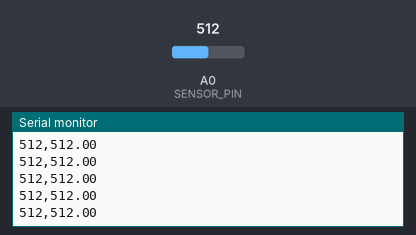
Simulated run of this sketch. Board: Arduino Uno, built with avr-gcc and run on an emulated ATmega328P. Shown: the last lines printed to the serial monitor. The test bench sets the inputs (shaded band); at power-on: A0 (SENSOR_PIN) = 512.

Above: at 2.7 s.
2.8 s: A0 (SENSOR_PIN) set to 992
At 2.86 s:
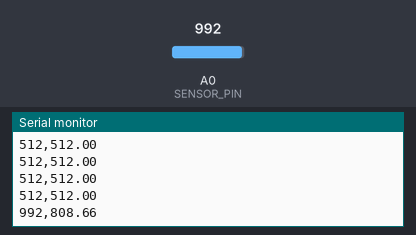
4.3 s: A0 (SENSOR_PIN) set to 1007
At 4.33 s:
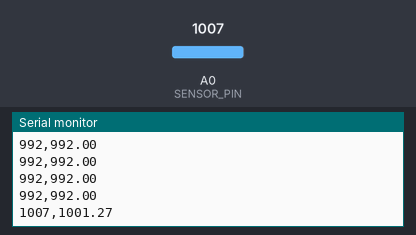
Timing chart, 0 to 7.3 s (numbered marks = the images above; inputs shaded):
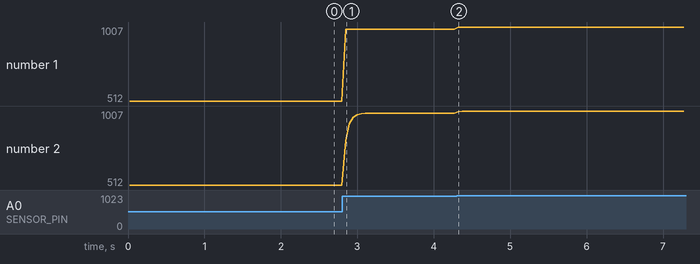

Measured:
- after the input at 2.8 s, the serial monitor: prints a new line after 0.05 s (image 1)
- after the input at 4.3 s, the serial monitor: prints a new line at once (image 2)
- plotted number 1: 512 → 992 after the input at 2.8 s, 992 → 1007 after the input at 4.3 s
- plotted number 2: 512 → 992 after the input at 2.8 s, 992 → 1007 after the input at 4.3 s

The sketch:

proximityFilter_test.ino
```cpp
#define SENSOR_PIN A0

const double q = 50; //process variance
const double r = 50; //measure variance
double x; // estimated state
double p; //error variance
double k; //Kalman gain

void setup() {
  Serial.begin(9600);
  x = analogRead(SENSOR_PIN);
  p = 0;
  Serial.println("[Sensor, Filter]: ");
}

void loop() {
  int z = analogRead(SENSOR_PIN);
  p = p + q;
  k = p/(p+r);
  x = x + k*(z-x); //filtering
  p = (1-k)*p;
  Serial.print(z); //measured
  Serial.print(",");
  Serial.println(x); //filtered
  delay(50);
}
```
